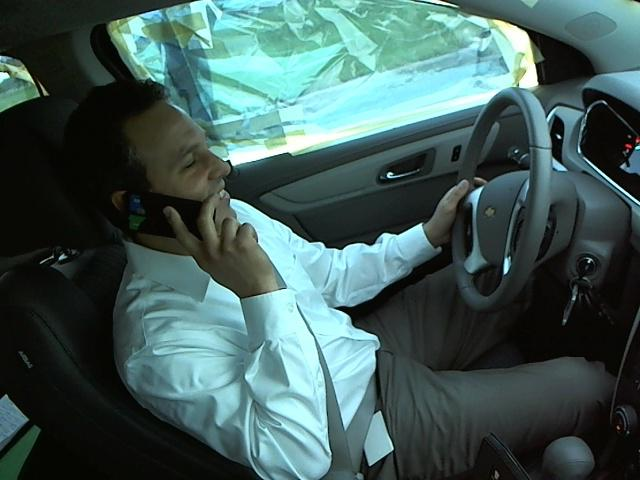
#> input picture appendix/cv-models/img/img_186.jpg, 640 x 480 px
$ jupyter execute resize.ipynb
#> lines starting #> are read from the running program, lines starting #| are printed output that depends on the picture
#### cv2.resize(image, dsize(width, height), x scale, y scale, interpolation)

[cell 1]
import cv2

image = cv2.imread("img/img_186.jpg", cv2.IMREAD_GRAYSCALE)
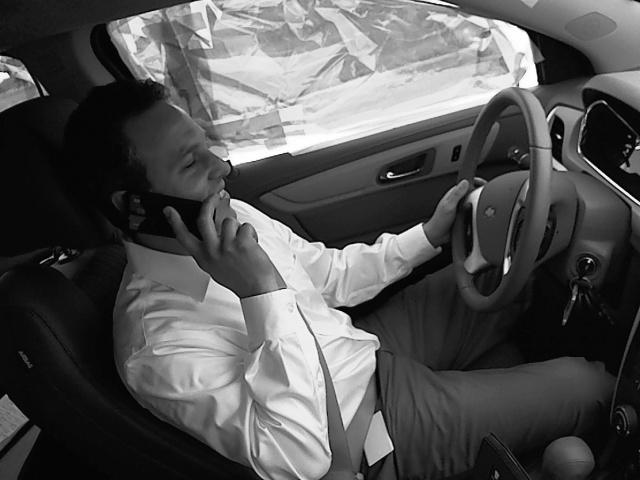
#> image: shape (480, 640); min 0, max 255, mean 84.4
shape = (int(image.shape[1]/10), int(image.shape[0]/10))
#> shape = (64, 48)
resized_image = cv2.resize(image, shape)
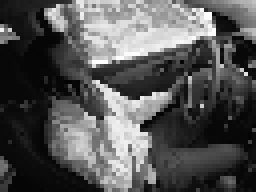
#> resized_image: shape (48, 64) (shown 4 times larger); min 3, max 255, mean 84.7

print(image.shape, resized_image.shape)
#| (480, 640) (48, 64)

[cell 2]
import cv2

image = cv2.imread("img/img_186.jpg", cv2.IMREAD_GRAYSCALE)
resized_image = cv2.resize(image, None, fx=0.1, fy=0.1)

print(image.shape, resized_image.shape)
#| (480, 640) (48, 64)

$ run again, with appendix/cv-models/img/Trump.jpg copied over appendix/cv-models/img/img_186.jpg
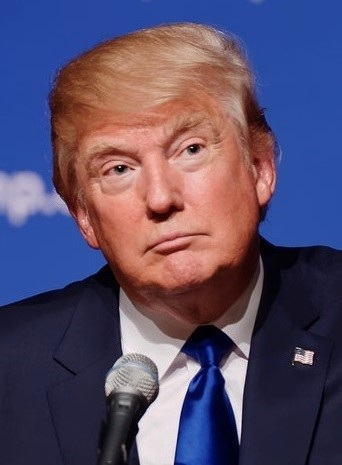
#> input picture appendix/cv-models/img/Trump.jpg, 342 x 465 px
#> `image = cv2.imread("img/img_186.jpg", cv2.IMREAD_GRAYSCALE)`:
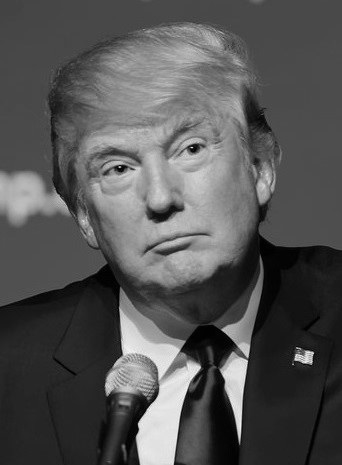
#> image: shape (465, 342); min 0, max 253, mean 84.4
#| (465, 342) (46, 34)
#> `resized_image = cv2.resize(image, None, fx=0.1, fy=0.1)`:
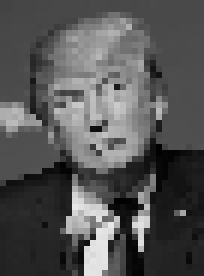
#> resized_image: shape (46, 34) (shown 6 times larger); min 1, max 232, mean 84.8
#| (465, 342) (46, 34)
